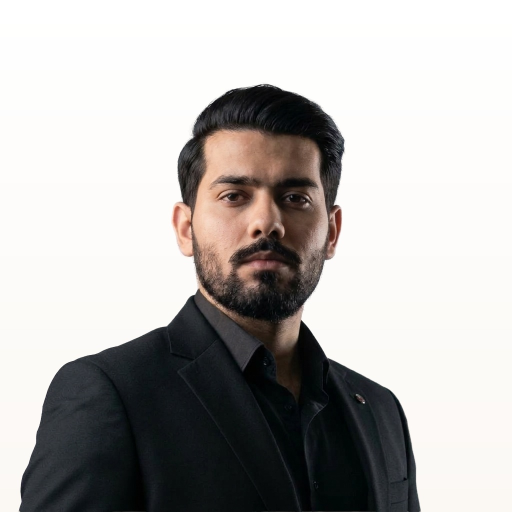
#> input picture assets/photo.jpg, 1024 x 1024 px (shown at 1/2 size)
$ python make_ascii.py
#> lines starting #> are read from the running program, lines starting #| are printed output that depends on the picture; after the words box and inside, x2 and y2 are one past the last pixel; in counts of white or black regions, pixels touching at a corner belong together
"""Turn a portrait on a plain light background into a self-typing ASCII-art SVG.

One ink colour on a dark terminal window. Rows print top to bottom, each with a
block cursor sweeping across it, then it holds. CSS keyframes only,
inside a no-preference motion query, so the resting state is the finished portrait
(reduced-motion visitors and viewers without CSS animation see it straight away).
Run once per photo; the result is committed.

    pip install numpy pillow          (not needed in CI, which never runs this)
    python scripts/make_ascii.py [photo] [out.svg]        STATIC=1 for a finished frame
"""
import os
import sys
from pathlib import Path

import numpy as np
from PIL import Image, ImageFilter, ImageOps

ROOT = Path(__file__).resolve().parent.parent
SRC = Path(sys.argv[1]) if len(sys.argv) > 1 else ROOT / "assets" / "photo.jpg"
OUT = Path(sys.argv[2]) if len(sys.argv) > 2 else ROOT / "portrait.svg"

# calibration knobs, tuned by eye for assets/photo.jpg
CROP = (132, 110, 932, 910)  # square around head and shoulders; None = whole photo
BG_CUTOFF = 0.90             # pixels lighter than this are background (photo is on near-white)
LINE_WEIGHT = 0.55           # how hard edges (eyes, brows, beard line) are pushed darker
GAMMA = 1.4                  # >1 darkens mid-tones (sparser skin), <1 brightens them
# Positive image on a dark terminal: bright skin prints dense, dark hair/suit prints as
# faint dots, the background prints nothing. (A negative made black hair/suit glow.)
RAMP = " .`:-=+*cs#%@"       # sparse (dark) -> dense (bright); index 0 is the background. XML-safe chars only

COLS = 180                     # 180 keeps the window 840x884, the same as info-card.svg beside it
ART_W = 800
CELL_W = ART_W / COLS
CELL_H = CELL_W * 15 / 8       # monospace glyphs are ~1.875x taller than wide
ROWS = round(COLS * 8 / 15)    # keeps the art square
PAD, TITLE_H, STATUS_H = 20, 30, 34
W, H = ART_W + 2 * PAD, TITLE_H + ROWS * CELL_H + STATUS_H + PAD

BG, BG2, FRAME, MUTED, INK, ACCENT = "#0d1117", "#11161f", "#30363d", "#7d8590", "#c9d1d9", "#e8ff2a"
FONT = "ui-monospace, SFMono-Regular, Menlo, Consolas, monospace"
PRINT_SECONDS = 5.5            # whole portrait prints in this long
STATIC = bool(os.environ.get("STATIC"))  # STATIC=1 -> finished frame, no animation (for previews)


def blur(a, r):
    return np.asarray(Image.fromarray((a * 255).astype(np.uint8)).filter(ImageFilter.GaussianBlur(r)), np.float32) / 255


def to_rows(path):
    im = ImageOps.exif_transpose(Image.open(path)).convert("L")
    if CROP:
        im = im.crop(CROP)
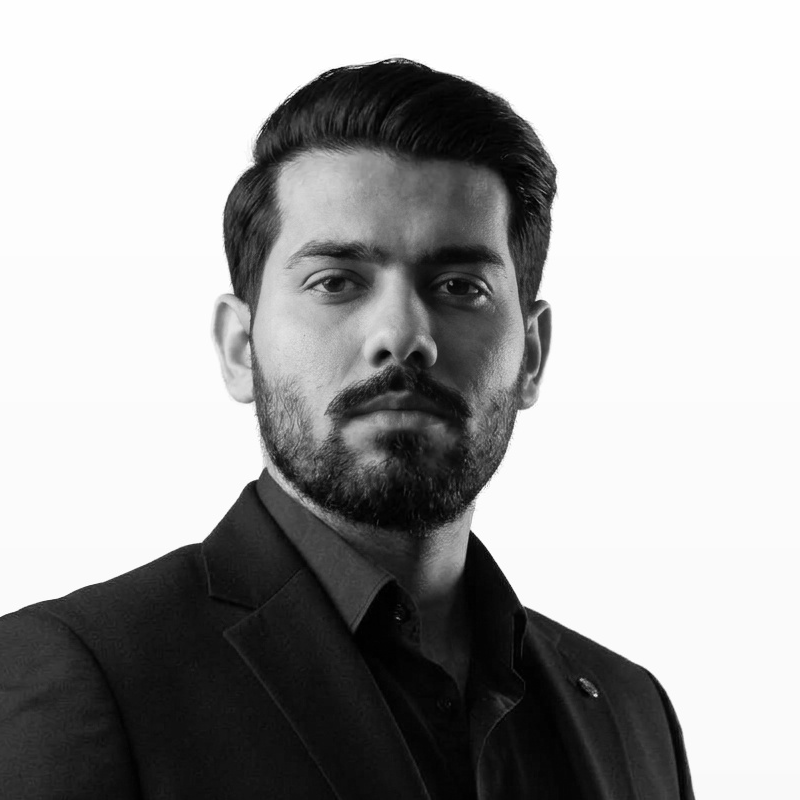
#> im: PIL image 800x800 L; min 0, max 255, mean 164.7
    g = np.asarray(im, np.float32) / 255
    subject = blur((g < BG_CUTOFF).astype(np.float32), 2) > 0.5
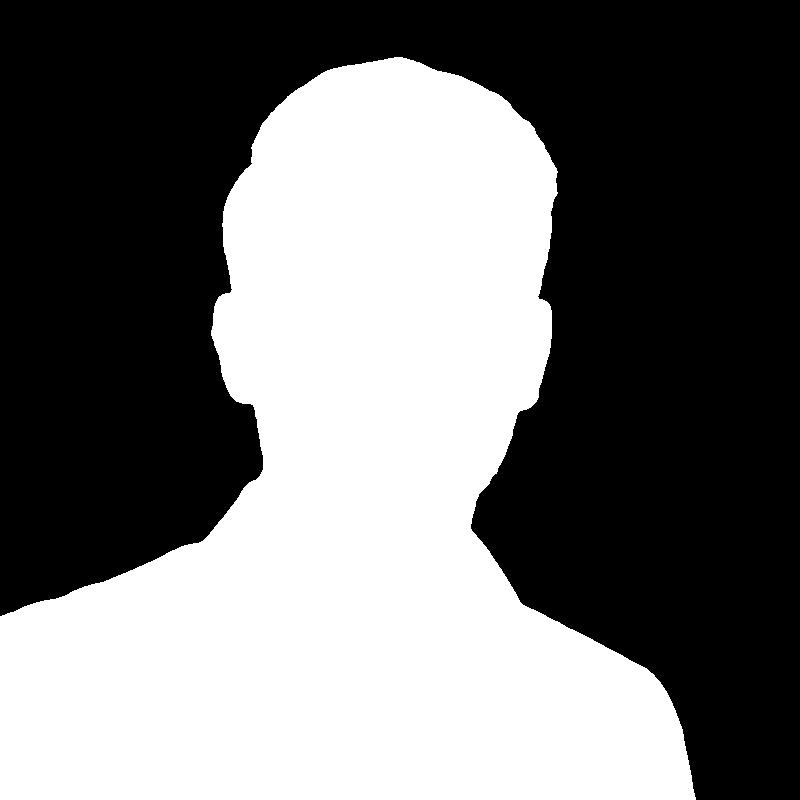
#> subject: shape (800, 800) bool; 44.8% white; 1 white region, box (x1, y1, x2, y2) and area: (0, 57, 696, 800) 286525

    # stretch contrast over the subject only, so the white background doesn't eat the range
    eq = np.asarray(ImageOps.equalize(im, Image.fromarray(subject.astype(np.uint8) * 255)), np.float32) / 255
    # darken thin dark strokes that averaging would wash out at character size
    lines = np.clip((blur(eq, 5) - blur(eq, 1.2)) * 4, 0, 1)
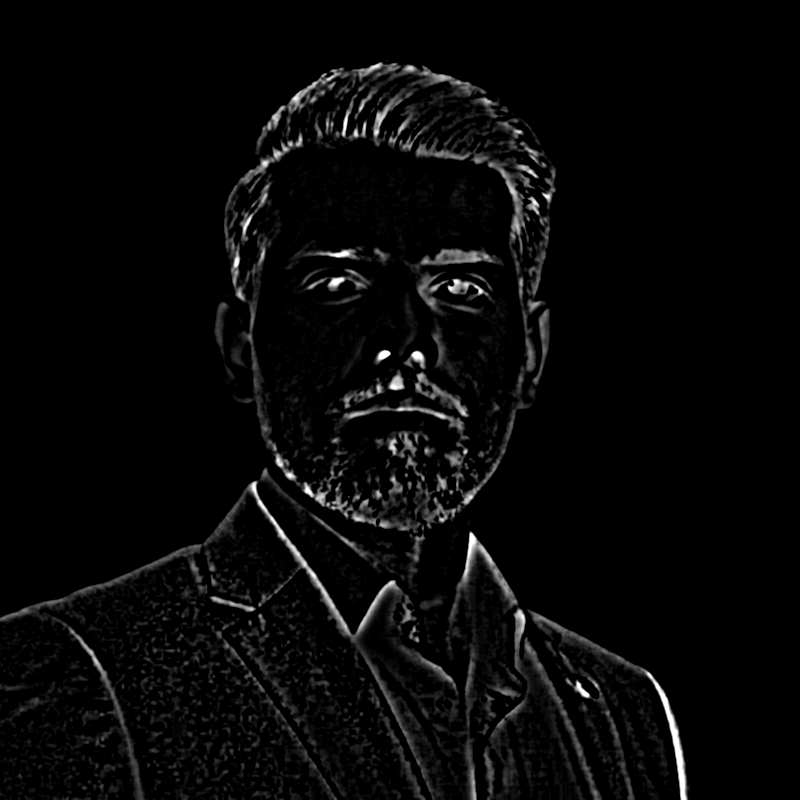
#> lines: shape (800, 800) float32; min 0, max 1, mean 0.0326
    tone = np.clip(eq - LINE_WEIGHT * lines, 0, 1)
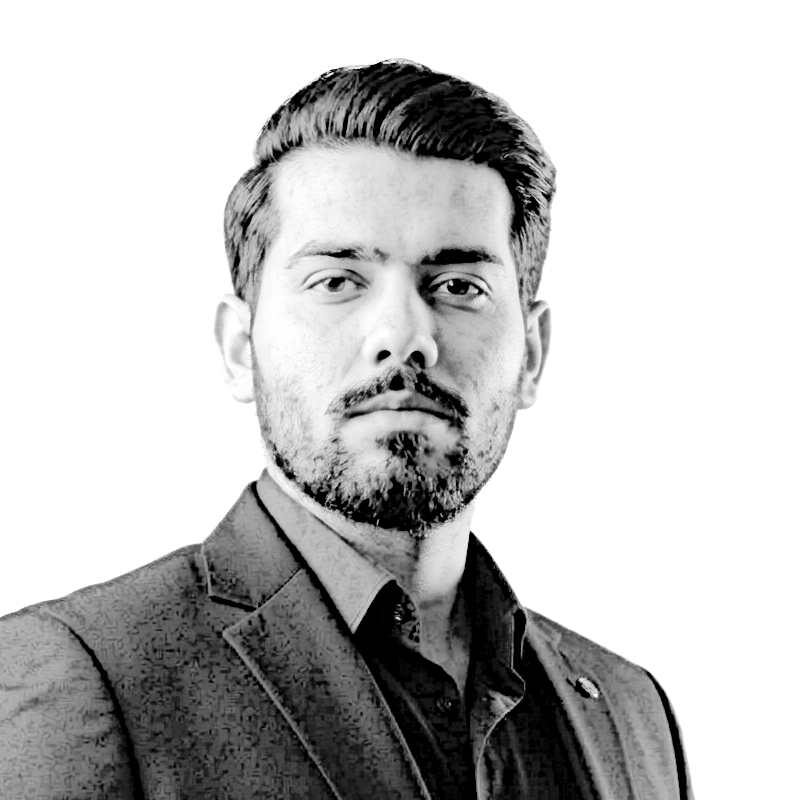
#> tone: shape (800, 800) float32; min 0, max 1, mean 0.76

    def shrink(a):
        return np.asarray(Image.fromarray((a * 255).astype(np.uint8)).resize((COLS, ROWS), Image.LANCZOS),
                          np.float32) / 255
#> returned value: shape (96, 180) float32

    lum = shrink(tone) ** GAMMA
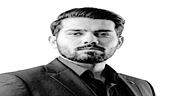
#> lum: shape (96, 180) float32; min 0, max 1, mean 0.724
    on_subject = shrink(subject.astype(np.float32)) > 0.5
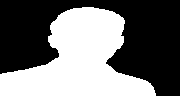
#> on_subject: shape (96, 180) bool; 44.8% white; 1 white region, box (x1, y1, x2, y2) and area: (0, 7, 156, 96) 7739
    idx = 1 + np.clip((lum * (len(RAMP) - 2) + 0.5).astype(int), 0, len(RAMP) - 2)
    idx[~on_subject] = 0
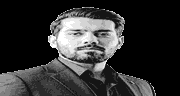
#> idx: shape (96, 180) int64; min 0, max 12, mean 2.33; drawn with min black and max white
    return ["".join(RAMP[i] for i in row) for row in idx]


def render(rows):
    row_dur = PRINT_SECONDS / len(rows)
#> row_dur = 0.0573
    css = "" if STATIC else (
        "<style>@media (prefers-reduced-motion:no-preference){"
        # rows fade in rather than clip-wipe: Chromium never repaints an animated clip-path inside
        # the grey filter group (portrait stayed blank), and at ~60 ms a row the two look the same
        f"@keyframes show{{from{{opacity:0}}}}.r{{animation:show {row_dur:.3f}s linear both}}"
        f"@keyframes run{{from{{opacity:.9;transform:translateX(0)}}to{{opacity:.9;transform:translateX({ART_W}px)}}}}"
        f".k{{animation:run {row_dur:.3f}s linear}}"  # no fill: hidden (opacity 0) before and after its row
        f"@keyframes blink{{50%{{opacity:0}}}}.b{{animation:blink 1s step-end {PRINT_SECONDS}s 5}}"
        "}</style>"
    )
    p = [
        f'<svg xmlns="http://www.w3.org/2000/svg" width="{W}" height="{H:.0f}" viewBox="0 0 {W} {H:.0f}" '
        f'font-family="{FONT}">',
        css,
        f'<defs><linearGradient id="bg" x1="0" y1="0" x2="0" y2="1"><stop offset="0" stop-color="{BG2}"/>'
        f'<stop offset="1" stop-color="{BG}"/></linearGradient></defs>',
        f'<rect width="{W}" height="{H:.0f}" rx="12" fill="url(#bg)"/>',
        f'<rect x=".5" y=".5" width="{W - 1}" height="{H - 1:.0f}" rx="12" fill="none" stroke="{FRAME}"/>',
        f'<line x1="0" y1="{TITLE_H}" x2="{W}" y2="{TITLE_H}" stroke="{FRAME}"/>',
    ]
    for i, c in enumerate(["#ff5f56", "#ffbd2e", "#27c93f"]):
        p.append(f'<circle cx="{PAD + i * 16}" cy="{TITLE_H / 2}" r="5" fill="{c}"/>')
#> after the loop, p = 9 items
    p.append(f'<text x="{W / 2}" y="{TITLE_H / 2 + 4}" fill="{MUTED}" font-size="12" text-anchor="middle">'
             f'usman@github:~$ ./portrait.sh</text>')

    fs = CELL_H * 0.86
    # a no-op filter makes browsers smooth the text in grey; without it Windows ClearType
    # paints the tiny glyphs with red/blue fringes and the portrait looks like rainbow static
    p.append('<filter id="gray"><feOffset dx="0" dy="0"/></filter><g filter="url(#gray)">')
    for r, line in enumerate(rows):
        if not line.strip():
            continue  # blank rows need no markup
        top = TITLE_H + r * CELL_H
        delay = f'style="animation-delay:{r * row_dur:.3f}s"'
        # textLength pins every row to the same width whatever monospace font the viewer has
        p.append(
            f'<text class="r" {delay} xml:space="preserve" x="{PAD}" y="{top + CELL_H * 0.78:.1f}" fill="{INK}" '
            f'font-size="{fs:.2f}" textLength="{ART_W}" lengthAdjust="spacing">{line}</text>'
            f'<rect class="k" {delay} x="{PAD}" y="{top + 1:.1f}" width="{CELL_W:.2f}" height="{CELL_H - 2:.2f}" '
            f'fill="{ACCENT}" opacity="0"/>'
        )
#> this loop made 96 passes
#> (top, delay) on passes 8 to 19: (88.33, 'style="animation-delay:0.401s"'), (96.67, 'style="animation-delay:0.458s"'), (105, 'style="animation-delay:0.516s"'), (113.3, 'style="animation-delay:0.573s"'), (121.7, 'style="animation-delay:0.630s"'), (130, 'style="animation-delay:0.688s"'), (138.3, 'style="animation-delay:0.745s"'), (146.7, 'style="animation-delay:0.802s"'), (155, 'style="animation-delay:0.859s"'), (163.3, 'style="animation-delay:0.917s"'), (171.7, 'style="animation-delay:0.974s"'), (180, 'style="animation-delay:1.031s"')
#> after the loop, p = 100 items
    p.append("</g>")

    # status bar: prompt + name + a cursor that blinks a few times once the portrait is printed
    sy = TITLE_H + ROWS * CELL_H + 8
    prompt, name = "usman@github:~$ whoami ", "Usman Masood"
    text_w = (len(prompt) + len(name)) * 13 * 0.6
    p += [
        f'<line x1="0" y1="{sy:.1f}" x2="{W}" y2="{sy:.1f}" stroke="{FRAME}"/>',
        f'<text x="{PAD}" y="{sy + 24:.1f}" font-size="13" fill="{MUTED}" textLength="{text_w:.1f}">'
        f'{prompt}<tspan fill="{INK}">{name}</tspan></text>',
        f'<rect class="b" x="{PAD + text_w + 4:.1f}" y="{sy + 12:.1f}" width="8" height="15" fill="{ACCENT}"/>',
        "</svg>",
    ]
    return "".join(p)


if __name__ == "__main__":
    svg = render(to_rows(SRC))
    OUT.write_text(svg, encoding="utf-8")
    print(f"wrote {OUT.name} ({len(svg):,} bytes, {COLS}x{ROWS}, {W}x{H:.0f})")
#| wrote portrait.svg (42,668 bytes, 180x96, 840x884)
